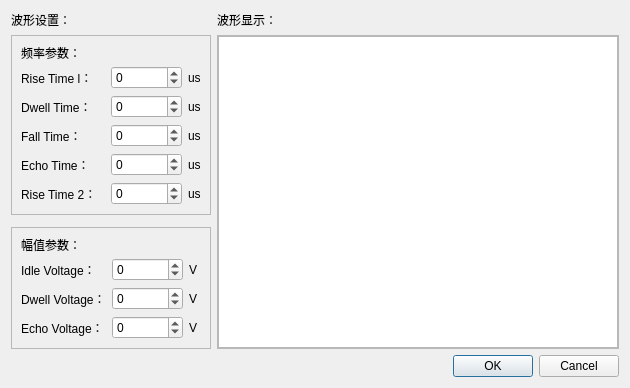
<?xml version="1.0" encoding="UTF-8"?>
<ui version="4.0">
 <class>Dialog</class>
 <widget class="QDialog" name="Dialog">
  <property name="geometry">
   <rect>
    <x>0</x>
    <y>0</y>
    <width>620</width>
    <height>355</height>
   </rect>
  </property>
  <property name="windowTitle">
   <string>喷墨设置</string>
  </property>
  <layout class="QGridLayout" name="gridLayout">
   <item row="0" column="0">
    <widget class="QLabel" name="label_20">
     <property name="maximumSize">
      <size>
       <width>16777215</width>
       <height>15</height>
      </size>
     </property>
     <property name="text">
      <string>波形设置：</string>
     </property>
    </widget>
   </item>
   <item row="3" column="0">
    <widget class="QFrame" name="frame_2">
     <property name="minimumSize">
      <size>
       <width>84</width>
       <height>0</height>
      </size>
     </property>
     <property name="maximumSize">
      <size>
       <width>250</width>
       <height>16777215</height>
      </size>
     </property>
     <property name="frameShape">
      <enum>QFrame::StyledPanel</enum>
     </property>
     <property name="frameShadow">
      <enum>QFrame::Sunken</enum>
     </property>
     <layout class="QGridLayout" name="gridLayout_3">
      <item row="2" column="0">
       <widget class="QLabel" name="label_12">
        <property name="minimumSize">
         <size>
          <width>84</width>
          <height>0</height>
         </size>
        </property>
        <property name="text">
         <string>Idle Voltage：</string>
        </property>
       </widget>
      </item>
      <item row="3" column="0">
       <widget class="QLabel" name="label_15">
        <property name="maximumSize">
         <size>
          <width>85</width>
          <height>16777215</height>
         </size>
        </property>
        <property name="text">
         <string>Dwell Voltage：</string>
        </property>
       </widget>
      </item>
      <item row="4" column="0">
       <widget class="QLabel" name="label_17">
        <property name="text">
         <string>Echo Voltage：</string>
        </property>
       </widget>
      </item>
      <item row="3" column="1">
       <widget class="QSpinBox" name="VoltageDwell">
        <property name="minimum">
         <number>-999999</number>
        </property>
        <property name="maximum">
         <number>999999</number>
        </property>
       </widget>
      </item>
      <item row="4" column="1">
       <widget class="QSpinBox" name="VoltageEcho">
        <property name="minimum">
         <number>-999999</number>
        </property>
        <property name="maximum">
         <number>999999</number>
        </property>
       </widget>
      </item>
      <item row="4" column="2">
       <widget class="QLabel" name="label_16">
        <property name="text">
         <string>V</string>
        </property>
       </widget>
      </item>
      <item row="0" column="0" colspan="3">
       <widget class="QLabel" name="label_18">
        <property name="maximumSize">
         <size>
          <width>16777215</width>
          <height>15</height>
         </size>
        </property>
        <property name="text">
         <string>幅值参数：</string>
        </property>
       </widget>
      </item>
      <item row="3" column="2">
       <widget class="QLabel" name="label_14">
        <property name="text">
         <string>V</string>
        </property>
       </widget>
      </item>
      <item row="5" column="0">
       <spacer name="verticalSpacer_3">
        <property name="orientation">
         <enum>Qt::Vertical</enum>
        </property>
        <property name="sizeHint" stdset="0">
         <size>
          <width>20</width>
          <height>40</height>
         </size>
        </property>
       </spacer>
      </item>
      <item row="2" column="2">
       <widget class="QLabel" name="label_13">
        <property name="maximumSize">
         <size>
          <width>15</width>
          <height>16777215</height>
         </size>
        </property>
        <property name="text">
         <string>V</string>
        </property>
       </widget>
      </item>
      <item row="2" column="1">
       <widget class="QSpinBox" name="VoltageIdle">
        <property name="minimum">
         <number>-999999</number>
        </property>
        <property name="maximum">
         <number>999999</number>
        </property>
       </widget>
      </item>
     </layout>
    </widget>
   </item>
   <item row="1" column="0">
    <widget class="QFrame" name="frame">
     <property name="maximumSize">
      <size>
       <width>250</width>
       <height>16777215</height>
      </size>
     </property>
     <property name="frameShape">
      <enum>QFrame::StyledPanel</enum>
     </property>
     <property name="frameShadow">
      <enum>QFrame::Plain</enum>
     </property>
     <property name="midLineWidth">
      <number>2</number>
     </property>
     <layout class="QGridLayout" name="gridLayout_2">
      <item row="2" column="1">
       <widget class="QSpinBox" name="TimeRise1">
        <property name="prefix">
         <string/>
        </property>
        <property name="minimum">
         <number>-999999</number>
        </property>
        <property name="maximum">
         <number>999999</number>
        </property>
       </widget>
      </item>
      <item row="4" column="1">
       <widget class="QSpinBox" name="TimeFall">
        <property name="minimum">
         <number>-999999</number>
        </property>
        <property name="maximum">
         <number>999999</number>
        </property>
       </widget>
      </item>
      <item row="1" column="0" colspan="3">
       <widget class="QLabel" name="label_11">
        <property name="maximumSize">
         <size>
          <width>16777215</width>
          <height>15</height>
         </size>
        </property>
        <property name="text">
         <string>频率参数：</string>
        </property>
       </widget>
      </item>
      <item row="9" column="0">
       <widget class="QLabel" name="label_5">
        <property name="text">
         <string>Rise Time 2：</string>
        </property>
       </widget>
      </item>
      <item row="2" column="2">
       <widget class="QLabel" name="label_6">
        <property name="maximumSize">
         <size>
          <width>15</width>
          <height>16777215</height>
         </size>
        </property>
        <property name="text">
         <string>us</string>
        </property>
       </widget>
      </item>
      <item row="2" column="0">
       <widget class="QLabel" name="label">
        <property name="minimumSize">
         <size>
          <width>84</width>
          <height>0</height>
         </size>
        </property>
        <property name="maximumSize">
         <size>
          <width>85</width>
          <height>16777215</height>
         </size>
        </property>
        <property name="text">
         <string>Rise Time l：</string>
        </property>
       </widget>
      </item>
      <item row="3" column="0">
       <widget class="QLabel" name="label_2">
        <property name="text">
         <string>Dwell Time：</string>
        </property>
       </widget>
      </item>
      <item row="3" column="1">
       <widget class="QSpinBox" name="TimeDwell">
        <property name="minimum">
         <number>-999999</number>
        </property>
        <property name="maximum">
         <number>999999</number>
        </property>
       </widget>
      </item>
      <item row="8" column="0">
       <widget class="QLabel" name="label_4">
        <property name="text">
         <string>Echo Time：</string>
        </property>
       </widget>
      </item>
      <item row="9" column="2">
       <widget class="QLabel" name="label_10">
        <property name="text">
         <string>us</string>
        </property>
       </widget>
      </item>
      <item row="4" column="0">
       <widget class="QLabel" name="label_3">
        <property name="text">
         <string>Fall Time：</string>
        </property>
       </widget>
      </item>
      <item row="3" column="2">
       <widget class="QLabel" name="label_7">
        <property name="text">
         <string>us</string>
        </property>
       </widget>
      </item>
      <item row="4" column="2">
       <widget class="QLabel" name="label_9">
        <property name="text">
         <string>us</string>
        </property>
       </widget>
      </item>
      <item row="8" column="2">
       <widget class="QLabel" name="label_8">
        <property name="text">
         <string>us</string>
        </property>
       </widget>
      </item>
      <item row="9" column="1">
       <widget class="QSpinBox" name="TimeRise2">
        <property name="minimum">
         <number>-999999</number>
        </property>
        <property name="maximum">
         <number>999999</number>
        </property>
       </widget>
      </item>
      <item row="8" column="1">
       <widget class="QSpinBox" name="TimeEcho">
        <property name="minimum">
         <number>-999999</number>
        </property>
        <property name="maximum">
         <number>999999</number>
        </property>
       </widget>
      </item>
      <item row="10" column="0">
       <spacer name="verticalSpacer_2">
        <property name="orientation">
         <enum>Qt::Vertical</enum>
        </property>
        <property name="sizeHint" stdset="0">
         <size>
          <width>20</width>
          <height>40</height>
         </size>
        </property>
       </spacer>
      </item>
     </layout>
    </widget>
   </item>
   <item row="0" column="1">
    <widget class="QLabel" name="label_19">
     <property name="text">
      <string>波形显示：</string>
     </property>
    </widget>
   </item>
   <item row="1" column="1" rowspan="3">
    <widget class="QFrame" name="frame_4">
     <property name="frameShape">
      <enum>QFrame::StyledPanel</enum>
     </property>
     <property name="frameShadow">
      <enum>QFrame::Raised</enum>
     </property>
     <property name="lineWidth">
      <number>5</number>
     </property>
     <layout class="QVBoxLayout" name="verticalLayout_2">
      <property name="leftMargin">
       <number>0</number>
      </property>
      <property name="topMargin">
       <number>0</number>
      </property>
      <property name="rightMargin">
       <number>0</number>
      </property>
      <property name="bottomMargin">
       <number>0</number>
      </property>
      <item>
       <widget class="QGraphicsView" name="graphicsView">
        <property name="minimumSize">
         <size>
          <width>400</width>
          <height>0</height>
         </size>
        </property>
        <property name="frameShadow">
         <enum>QFrame::Plain</enum>
        </property>
        <property name="lineWidth">
         <number>1</number>
        </property>
       </widget>
      </item>
     </layout>
    </widget>
   </item>
   <item row="4" column="0" colspan="2">
    <widget class="QDialogButtonBox" name="buttonBox">
     <property name="layoutDirection">
      <enum>Qt::LeftToRight</enum>
     </property>
     <property name="autoFillBackground">
      <bool>false</bool>
     </property>
     <property name="standardButtons">
      <set>QDialogButtonBox::Cancel|QDialogButtonBox::Ok</set>
     </property>
    </widget>
   </item>
  </layout>
 </widget>
 <resources/>
 <connections/>
</ui>
